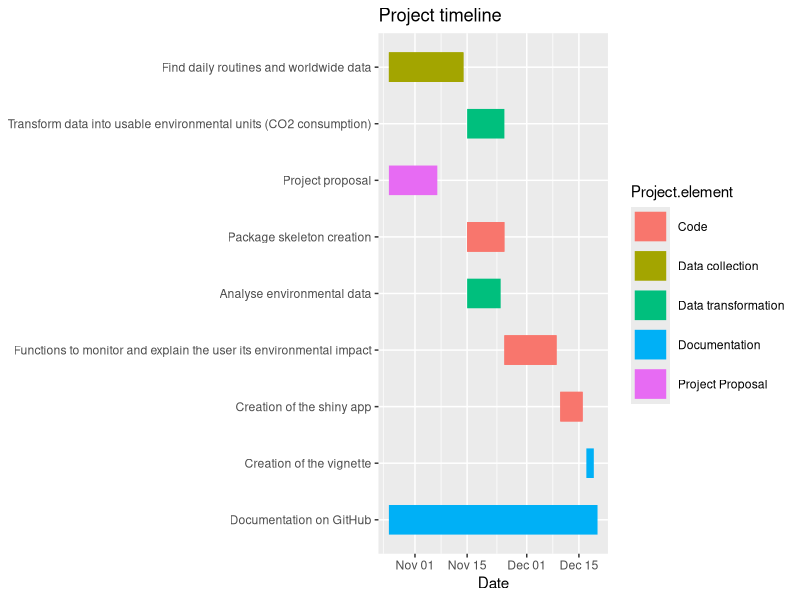

Recreate this plot in R.
## ---- chunk 1
knitr::opts_chunk$set(echo = TRUE)
## ---- chunk 2

library(tidyverse)
library(ggplot2)

# Create of a Gant chart to visually describe the timeline of our project. 
# To avoid conflict related to the date, some activity had to be written twice in the data frame.

Item <- c("1", "2", "3", "4", "5", "6", "7", "8", "9", "10", "11", "12", "13")

Activity <- c("Find daily routines and worldwide data",
              "Find daily routines and worldwide data", 
              "Transform data into usable environmental units (CO2 consumption)", 
              "Project proposal", 
              "Package skeleton creation", 
              "Package skeleton creation", 
              "Analyse environmental data", 
              "Functions to monitor and explain the user its environmental impact", 
              "Functions to monitor and explain the user its environmental impact", 
              "Creation of the shiny app", 
              "Creation of the shiny app", 
              "Creation of the vignette", 
              "Documentation on GitHub")

Project.element <- c("Data collection", 
                     "Data collection", 
                     "Data transformation", 
                     "Project Proposal", 
                     "Code", 
                     "Code", 
                     "Data transformation", 
                     "Code", 
                     "Code", 
                     "Code", 
                     "Code", 
                     "Documentation", 
                     "Documentation")

Start <- c("2021.10.25", 
           "2021.10.25", 
           "2021.11.15", 
           "2021.10.25", 
           "2021.11.15", 
           "2021.11.15", 
           "2021.11.15", 
           "2021.11.25", 
           "2021.11.25", 
           "2021.12.10", 
           "2021.12.10", 
           "2021.12.17", 
           "2021.10.25")

End <- c("2021.11.14", 
         "2021.11.14", 
         "2021.11.25", 
         "2021.11.07", 
         "2021.11.25", 
         "2021.11.25", 
         "2021.11.24", 
         "2021.12.09", 
         "2021.12.09", 
         "2021.12.16", 
         "2021.12.16", 
         "2021.12.19", 
         "2021.12.20")

gant <- data.frame(Item, 
                   Activity, 
                   Project.element, 
                   Start, 
                   End)

gant

acts <- c("Find daily routines and worldwide data", 
          "Transform data into usable environmental units (CO2 consumption)", 
          "Project proposal", 
          "Package skeleton creation", 
          "Analyse environmental data", 
          "Functions to monitor and explain the user its environmental impact", 
          "Creation of the shiny app", 
          "Creation of the vignette", 
          "Documentation on GitHub")

els <- c("Data Collection", 
         "Data Transformation", 
         "Project proposal", 
         "Code", 
         "Documentation")


g.gantt <- gather(gant, "state", "date", 4:5) %>% 
              mutate(date = as.Date(date, "%Y.%m.%d"), 
                     Activity = factor(Activity, acts[length(acts):1]), 
                     Project = factor(Project.element, els))


ggplot(g.gantt, 
       aes(date, Activity, color = Project.element, group=Item)) +
  
  geom_line(size = 10) +
  
  labs(x="Date", y=NULL, title="Project timeline")

## ---- chunk 3

library(kableExtra)

df <- data.frame(Gp_members = c("Colin", "Jasmine", "Guillaume", "Daniel", "Virany"),
                 Admin_tasks = c("will be reminding everyone about the Zoom meeting every week, create it and send it on the group chat", 
                                 "will track the advancement of the project on Github, manage the organization of the Project folder so that it does not become messy as the project progress", 
                                 "will manage the project advancement in order to not be late compared to the timeline we decided to set for each task", 
                                 "will make sure the Github repository is well-documented with nice commit messages, with clear issues and that the To Do list is being updated along the progression of the project",
                                 "will verify that the overall code is well-written, with a good coding style and good commentary to explain it"))
                  
df_t <- as_tibble(df)

df_t %>% 
  kbl(align = c('c', 'c'), caption = "Group members administrative tasks") %>%
  kable_styling(bootstrap_options = c("striped", "hover"), 
                full_width = F) 
